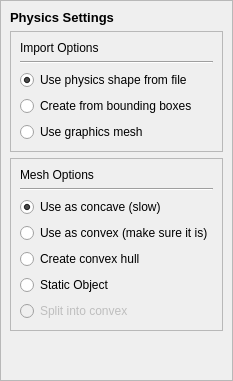
        <widget class="QWidget" name="physics">
         <attribute name="title">
          <string>Physics</string>
         </attribute>
         <layout class="QGridLayout" name="gridLayout_10">
          <property name="margin">
           <number>0</number>
          </property>
          <item row="0" column="0">
           <widget class="QFrame" name="frame_2">
            <property name="frameShape">
             <enum>QFrame::StyledPanel</enum>
            </property>
            <layout class="QGridLayout" name="gridLayout_9">
             <item row="0" column="0">
              <widget class="QLabel" name="label_12">
               <property name="font">
                <font>
                 <family>Arial</family>
                 <pointsize>10</pointsize>
                 <weight>75</weight>
                 <bold>true</bold>
                </font>
               </property>
               <property name="text">
                <string>Physics Settings</string>
               </property>
              </widget>
             </item>
             <item row="2" column="0">
              <widget class="QFrame" name="frame_10">
               <property name="frameShape">
                <enum>QFrame::StyledPanel</enum>
               </property>
               <property name="frameShadow">
                <enum>QFrame::Plain</enum>
               </property>
               <layout class="QGridLayout" name="gridLayout_21">
                <item row="1" column="0">
                 <widget class="Line" name="line_2">
                  <property name="orientation">
                   <enum>Qt::Horizontal</enum>
                  </property>
                 </widget>
                </item>
                <item row="0" column="0">
                 <widget class="QLabel" name="label_14">
                  <property name="text">
                   <string>Mesh Options</string>
                  </property>
                 </widget>
                </item>
                <item row="2" column="0">
                 <widget class="QRadioButton" name="phUseConcave">
                  <property name="toolTip">
                   <string>&lt;html&gt;&lt;head/&gt;&lt;body&gt;&lt;p&gt;Assumes the mesh is concave, slowest and limited in usability for movable objects&lt;/p&gt;&lt;/body&gt;&lt;/html&gt;</string>
                  </property>
                  <property name="text">
                   <string>Use as concave (slow)</string>
                  </property>
                  <property name="checked">
                   <bool>true</bool>
                  </property>
                 </widget>
                </item>
                <item row="3" column="0">
                 <widget class="QRadioButton" name="phUseConvex">
                  <property name="toolTip">
                   <string>&lt;html&gt;&lt;head/&gt;&lt;body&gt;&lt;p&gt;Assumes mesh is convex, no actual checks are done that it is. Will result in undefined behaviour if non-convex. Faster than concave handing.&lt;/p&gt;&lt;/body&gt;&lt;/html&gt;</string>
                  </property>
                  <property name="text">
                   <string>Use as convex (make sure it is)</string>
                  </property>
                 </widget>
                </item>
                <item row="4" column="0">
                 <widget class="QRadioButton" name="phCreateConvex">
                  <property name="toolTip">
                   <string>&lt;html&gt;&lt;head/&gt;&lt;body&gt;&lt;p&gt;Tries to create a convex hull from the mesh&lt;/p&gt;&lt;/body&gt;&lt;/html&gt;</string>
                  </property>
                  <property name="text">
                   <string>Create convex hull</string>
                  </property>
                 </widget>
                </item>
                <item row="6" column="0">
                 <widget class="QRadioButton" name="phSplit">
                  <property name="enabled">
                   <bool>false</bool>
                  </property>
                  <property name="toolTip">
                   <string>&lt;html&gt;&lt;head/&gt;&lt;body&gt;&lt;p&gt;Not implemented at the time&lt;/p&gt;&lt;/body&gt;&lt;/html&gt;</string>
                  </property>
                  <property name="text">
                   <string>Split into convex</string>
                  </property>
                  <property name="checkable">
                   <bool>false</bool>
                  </property>
                 </widget>
                </item>
                <item row="5" column="0">
                 <widget class="QRadioButton" name="phUseStatic">
                  <property name="toolTip">
                   <string>&lt;html&gt;&lt;head/&gt;&lt;body&gt;&lt;p&gt;Object will only be used as a static object. No assumptions about geometry or topology are made. Can be transformed, but not used as rigid bodies&lt;/p&gt;&lt;/body&gt;&lt;/html&gt;</string>
                  </property>
                  <property name="text">
                   <string>Static Object</string>
                  </property>
                 </widget>
                </item>
               </layout>
              </widget>
             </item>
             <item row="1" column="0">
              <widget class="QFrame" name="frame_9">
               <property name="frameShape">
                <enum>QFrame::StyledPanel</enum>
               </property>
               <property name="frameShadow">
                <enum>QFrame::Plain</enum>
               </property>
               <layout class="QGridLayout" name="gridLayout_20">
                <item row="0" column="0">
                 <widget class="QLabel" name="label_13">
                  <property name="font">
                   <font>
                    <family>Arial</family>
                    <weight>50</weight>
                    <bold>false</bold>
                   </font>
                  </property>
                  <property name="text">
                   <string>Import Options</string>
                  </property>
                 </widget>
                </item>
                <item row="1" column="0">
                 <widget class="Line" name="line_5">
                  <property name="orientation">
                   <enum>Qt::Horizontal</enum>
                  </property>
                 </widget>
                </item>
                <item row="2" column="0">
                 <widget class="QRadioButton" name="phUseProvidedPh">
                  <property name="toolTip">
                   <string>&lt;html&gt;&lt;head/&gt;&lt;body&gt;&lt;p&gt;Uses the physics mesh provided in the model (if available)&lt;/p&gt;&lt;/body&gt;&lt;/html&gt;</string>
                  </property>
                  <property name="text">
                   <string>Use physics shape from file</string>
                  </property>
                  <property name="checked">
                   <bool>true</bool>
                  </property>
                 </widget>
                </item>
                <item row="3" column="0">
                 <widget class="QRadioButton" name="phCreateBBox">
                  <property name="toolTip">
                   <string>&lt;html&gt;&lt;head/&gt;&lt;body&gt;&lt;p&gt;Use the graphical models bounding boxes as physics shape&lt;/p&gt;&lt;/body&gt;&lt;/html&gt;</string>
                  </property>
                  <property name="text">
                   <string>Create from bounding boxes</string>
                  </property>
                 </widget>
                </item>
                <item row="4" column="0">
                 <widget class="QRadioButton" name="phUseGraphics">
                  <property name="toolTip">
                   <string>&lt;html&gt;&lt;head/&gt;&lt;body&gt;&lt;p&gt;Uses the same mesh for physics as for rendering&lt;/p&gt;&lt;/body&gt;&lt;/html&gt;</string>
                  </property>
                  <property name="text">
                   <string>Use graphics mesh</string>
                  </property>
                 </widget>
                </item>
               </layout>
              </widget>
             </item>
             <item row="3" column="0">
              <spacer name="verticalSpacer_2">
               <property name="orientation">
                <enum>Qt::Vertical</enum>
               </property>
               <property name="sizeHint" stdset="0">
                <size>
                 <width>20</width>
                 <height>40</height>
                </size>
               </property>
              </spacer>
             </item>
            </layout>
           </widget>
          </item>
         </layout>
        </widget>
